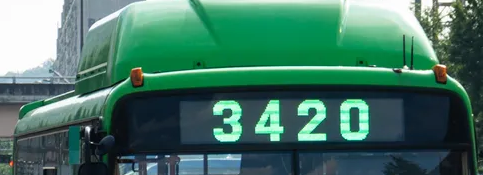
#> input picture 시각장애인을 위한 경로 안내/주차별 진행 사항/이미지 OCR 확인(1주차)/numbus.png, 483 x 175 px
$ jupyter execute --allow-errors 'image CV_tesseract.ipynb'
#> lines starting #> are read from the running program, lines starting #| are printed output that depends on the picture; after the words box and inside, x2 and y2 are one past the last pixel; in counts of white or black regions, pixels touching at a corner belong together
[cell 1]
import cv2
import numpy as np
import matplotlib.pyplot as plt
import pytesseract  # 글자 인식(사진에서 번호판 숫자 추출)
plt.style.use('dark_background')

[cell 2]
img_ori = cv2.imread('numbus.png')
#> img_ori is the input picture: shape (175, 483, 3); mean B, G, R 101.6, 116.9, 69.1

height, width, channel = img_ori.shape
#> height = 175; width = 483; channel = 3

plt.figure(figsize=(12, 10))
plt.imshow(img_ori,cmap='gray')
print(height, width, channel)
#| 175 483 3

[cell 3]
gray = cv2.cvtColor(img_ori, cv2.COLOR_BGR2GRAY)
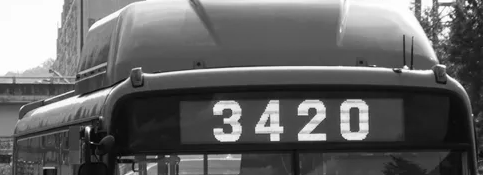
#> gray: shape (175, 483); min 1, max 255, mean 100.8
plt.figure(figsize=(12,10))
plt.imshow(gray, cmap='gray')

[cell 4]
img_blurred = cv2.GaussianBlur(gray, ksize=(5, 5), sigmaX=0)
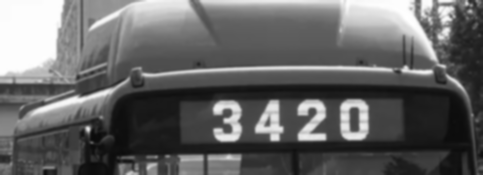
#> img_blurred: shape (175, 483); min 11, max 255, mean 100.9

img_blur_thresh = cv2.adaptiveThreshold(
    img_blurred,
    maxValue=255.0,
    adaptiveMethod=cv2.ADAPTIVE_THRESH_GAUSSIAN_C,
    thresholdType=cv2.THRESH_BINARY_INV,
    blockSize=19,
    C=9
)
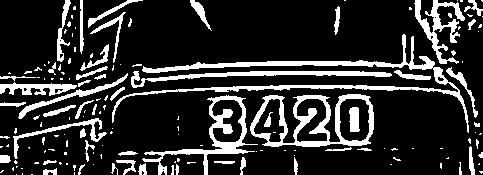
#> img_blur_thresh: shape (175, 483); 18.2% white; 157 white regions (104 under 20 px), largest, box (x1, y1, x2, y2) and area: (112, 34, 469, 133) 3059, (250, 94, 374, 147) 2233, (142, 95, 258, 175) 1588

[cell 5]
img_thresh = cv2.adaptiveThreshold(
    gray,
    maxValue=255.0,
    adaptiveMethod=cv2.ADAPTIVE_THRESH_GAUSSIAN_C,
    thresholdType=cv2.THRESH_BINARY_INV,
    blockSize=19,
    C=9
)
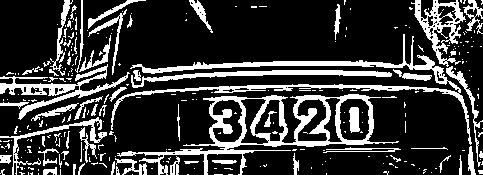
#> img_thresh: shape (175, 483); 21.8% white; 288 white regions (224 under 20 px)

[cell 6]
plt.figure(figsize=(40,40))
plt.subplot(1,2,1)
plt.title('Threshold only')
plt.imshow(img_thresh, cmap='gray')
plt.subplot(1,2,2)
plt.title('Blur and Threshold')
plt.imshow(img_blur_thresh, cmap='gray')

[cell 7]
contours, _ = cv2.findContours(
    img_blur_thresh,
    mode=cv2.RETR_LIST,
    method=cv2.CHAIN_APPROX_SIMPLE
)
#> contours = 169 contours, 120 with area under 20; largest, box (x1, y1, x2, y2) and area: (250, 94, 374, 147) 4646, (112, 34, 469, 133) 2280, (142, 95, 258, 175) 2142, (339, 98, 370, 142) 1174, (211, 99, 243, 143) 906
contours2, _ = cv2.findContours(
    img_blur_thresh,
    mode=cv2.RETR_LIST,
    method=cv2.CHAIN_APPROX_SIMPLE
)
#> contours2 has the same summary as contours
temp_result = np.zeros((height, width, channel), dtype=np.uint8)
#> (the rest of this cell did not finish here and is left out)

[cell 8]
temp_result = np.zeros((height, width, channel), dtype=np.uint8)

contours_dict = []

for contour in contours:
    x, y, w, h = cv2.boundingRect(contour)
    cv2.rectangle(temp_result, pt1=(x,y), pt2=(x+w, y+h), color=(255,255,255), thickness=2)

    contours_dict.append({
        'contour': contour,
        'x': x,
        'y': y,
        'w': w,
        'h': h,
        'cx': x + (w / 2),
        'cy': y + (h / 2)
    })
#> this loop made 169 passes
#> (x, y, w, h) on passes 2, 8, 12: (16, 174, 1, 1), (43, 168, 14, 7), (171, 165, 3, 10)
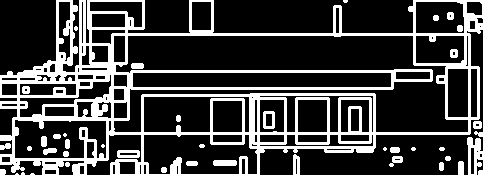
#> temp_result: shape (175, 483, 3); 24.6% white; 43 white regions (9 under 20 px), largest, box (x1, y1, x2, y2) and area: (0, 0, 483, 175) 18484, (467, 137, 483, 175) 368, (117, 150, 140, 158) 146
#> after the loop, contours_dict = 169 items

plt.figure(figsize=(12,10))
plt.imshow(temp_result, cmap='gray')

[cell 9]
MIN_AREA = 200 # 영역의 최소 면적
MIN_WIDTH, MIN_HEIGHT= 10, 20 # 최소 높이 최소 너비
MIN_RATIO, MAX_RATIO = 0.5, 1 # 너비/높이 의 비율 범위
possible_contours = []

cnt = 0
for d in contours_dict:
    area = d['w'] * d['h']
    ratio = d['w'] / d['h']

    if area > MIN_AREA \
    and d['w'] > MIN_WIDTH and d['h'] > MIN_HEIGHT \
    and MIN_RATIO < ratio < MAX_RATIO:
        d['idx'] = cnt
        cnt += 1
        possible_contours.append(d)
#> this loop made 169 passes
#> (area, ratio) on passes 8, 12, 15, 17, 20, 21, 23, 27, 29, 30, 34, 35: (98, 2), (30, 0.3), (44, 0.364), (77, 0.636), (108, 0.75), (84, 0.583), (39, 0.231), (63, 7), (300, 1.33), (70, 2.8), (32, 2), (72, 0.222)
#> after the loop, cnt = 8; possible_contours = 8 items

temp_result = np.zeros((height, width, channel), dtype = np.uint8) # np.uint8 8비트 양수 0~255

for d in possible_contours:
    cv2.rectangle(temp_result, pt1=(d['x'], d['y']), pt2=(d['x']+d['w'], d['y']+d['h']), color=(255, 255, 255), thickness=2)
#> this loop made 8 passes
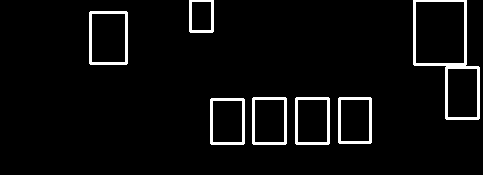
#> temp_result: shape (175, 483, 3); 4.4% white; 7 white regions, largest, box (x1, y1, x2, y2) and area: (413, 0, 480, 120) 1128, (89, 11, 128, 65) 518, (252, 97, 287, 145) 458
plt.figure(figsize=(12, 10))
plt.imshow(temp_result, cmap='gray')

[cell 10]
MAX_DIAG_MULTIPLYER = 5
MAX_ANGLE_DIFF = 12.0
MAX_AREA_DIFF = 0.5
MAX_WIDTH_DIFF = 0.8
MAX_HEIGHT_DIFF = 0.2
MIN_N_MATCHED = 3

def find_chars(contour_list):
    matched_result_idx = []

    for d1 in contour_list:
        matched_contours_idx = []
        for d2 in contour_list:
            if d1['idx'] == d2['idx']:
                continue

            dx = abs(d1['cx'] - d2['cx']) # contour 영역의 중심좌표 차
            dy = abs(d1['cy'] - d2['cy'])

            diagonal_length1 = np.sqrt(d1['w'] ** 2 + d1['h'] ** 2)//2

            distance = np.linalg.norm(np.array([d1['cx'], d1['cy']]) - np.array([d2['cx'], d2['cy']]))
            if dx == 0:
                angle_diff = 90
            else:
                angle_diff = np.degrees(np.arctan(dy / dx))
            area_diff = abs(d1['w'] * d1['h'] - d2['w'] * d2['h']) / (d1['w'] * d1['h'])
            width_diff = abs(d1['w'] - d2['w']) / d1['w']
            height_diff = abs(d1['h'] - d2['h']) / d1['h']

            if distance < diagonal_length1 * MAX_DIAG_MULTIPLYER \
            and angle_diff < MAX_ANGLE_DIFF and area_diff < MAX_AREA_DIFF \
            and width_diff < MAX_WIDTH_DIFF and height_diff < MAX_HEIGHT_DIFF:
                matched_contours_idx.append(d2['idx'])

        matched_contours_idx.append(d1['idx'])

        if len(matched_contours_idx) < MIN_N_MATCHED:
            continue

        matched_result_idx.append(matched_contours_idx)

        unmatched_contour_idx = []
        for d4 in contour_list:
            if d4['idx'] not in matched_contours_idx:
                unmatched_contour_idx.append(d4['idx'])

        unmatched_contour = np.take(possible_contours, unmatched_contour_idx)

        recursive_contour_list = find_chars(unmatched_contour)

        for idx in recursive_contour_list:
            matched_result_idx.append(idx)

        break
#> this loop made 1 pass
#> after the loop, matched_result_idx = [[1, 2, 3, 0]]

    return matched_result_idx

result_idx = find_chars(possible_contours)
#> result_idx = [[1, 2, 3, 0]]

matched_result = []
for idx_list in result_idx:
    matched_result.append(np.take(possible_contours, idx_list))
#> this loop made 1 pass
#> after the loop, matched_result = 1 item

temp_result = np.zeros((height, width, channel), dtype=np.uint8)
#> temp_result: shape (175, 483, 3); every value is 0
box_x1,box_y1=width,height
#> box_x1 = 483; box_y1 = 175
box_x2,box_y2=0,0
for r in matched_result:
    for d in r:
        cv2.rectangle(temp_result, pt1=(d['x'], d['y']), pt2=(d['x']+d['w'], d['y']+d['h']), color=(255,255,255), thickness=2)
        if box_x1>d['x']:
            box_x1=d['x']
        if box_x2<d['x']+d['w']:
            box_x2=d['x']+d['w']
        if box_y1 > d['y']:
            box_y1=d['y']
        if box_y2<d['y']+d['h']:
            box_y2=d['y']+d['h']
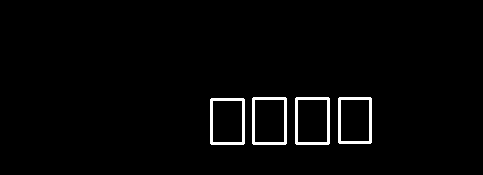
#> temp_result: shape (175, 483, 3); 2.1% white; 4 white regions, box (x1, y1, x2, y2) and area: (252, 97, 287, 145) 458, (295, 97, 330, 145) 458, (210, 98, 245, 145) 452, (338, 97, 372, 144) 446
#> after the loop, box_x1 = 211; box_x2 = 370; box_y1 = 98; box_y2 = 143

plt.figure(figsize=(12, 10))
plt.imshow(temp_result, cmap='gray')

[cell 11]
roi =  img_ori[box_y1-10:box_y2+10, box_x1-10:box_x2+10]
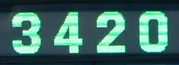
#> roi: shape (65, 179, 3); mean B, G, R 99.1, 106.3, 62
plt.figure(figsize=(12, 10))
plt.imshow(roi, cmap='gray')
plt.show()

$ run again, with 시각장애인을 위한 경로 안내/주차별 진행 사항/이미지 OCR 확인(1주차)/bus.png copied over 시각장애인을 위한 경로 안내/주차별 진행 사항/이미지 OCR 확인(1주차)/numbus.png
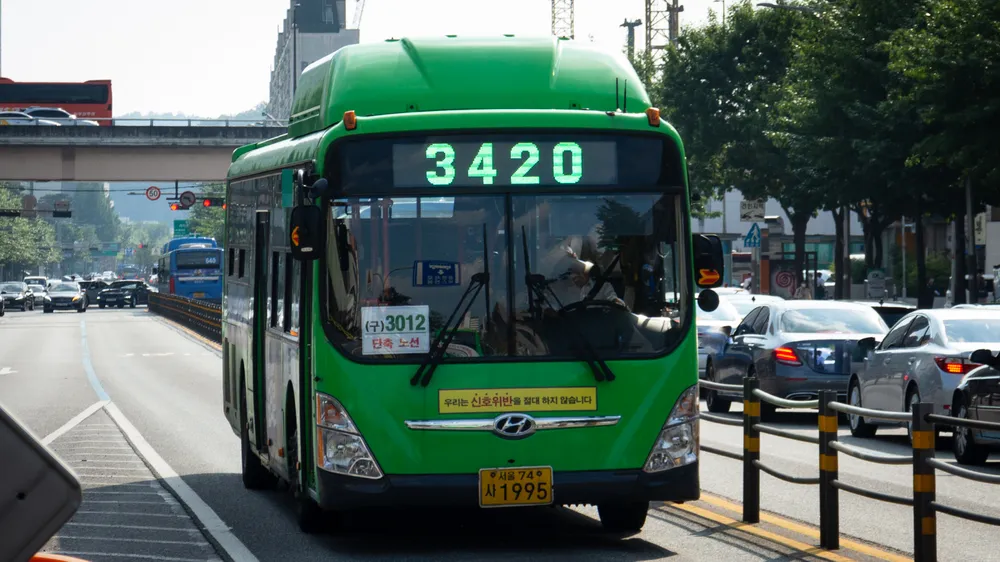
#> input picture 시각장애인을 위한 경로 안내/주차별 진행 사항/이미지 OCR 확인(1주차)/bus.png, 1000 x 562 px
#> img_ori is the input picture: shape (562, 1000, 3); mean B, G, R 96.8, 102.5, 84.9
#| 562 1000 3
#> img_blur_thresh: shape (562, 1000); 16.9% white; 1082 white regions (678 under 20 px), largest, box (x1, y1, x2, y2) and area: (549, 354, 935, 562) 9128, (695, 180, 902, 312) 4269, (325, 77, 682, 176) 3059
#> img_thresh: shape (562, 1000); 20.8% white; 2685 white regions (2234 under 20 px)
#> contours = 1162 contours, 811 with area under 20; largest, box (x1, y1, x2, y2) and area: (549, 354, 935, 562) 17810, (405, 384, 620, 421) 5124, (319, 223, 490, 365) 5080, (463, 137, 587, 190) 4646, (438, 386, 598, 415) 3769
#> contours2 has the same summary as contours
#> the loop `for contour in contours:` made 1162 passes
#> (x, y, w, h) on passes 3, 7, 8: (884, 560, 4, 2), (129, 558, 24, 4), (34, 558, 31, 4)
#> after the loop `for contour in contours:`:
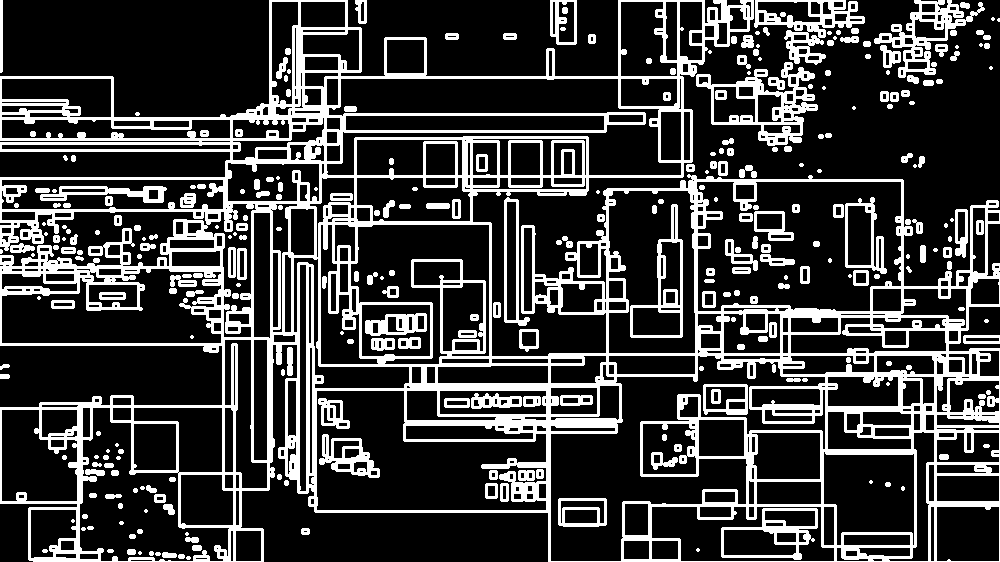
#> temp_result: shape (562, 1000, 3); 23.3% white; 313 white regions (65 under 20 px), largest, box (x1, y1, x2, y2) and area: (0, 0, 1000, 562) 96305, (696, 62, 818, 146) 3018, (754, 0, 865, 65) 2254
#> after the loop `for contour in contours:`: contours_dict = 1162 items
#> the loop `for d in contours_dict:` made 1162 passes
#> (area, ratio) on passes 7, 8, 11, 12, 13, 22, 23, 28: (96, 6), (124, 7.75), (84, 2.33), (56, 3.5), (24, 1.5), (360, 5.62), (49, 1), (126, 1.56)
#> after the loop `for d in contours_dict:`: cnt = 25; possible_contours = 25 items
#> the loop `for d in possible_contours:` made 25 passes
#> the loop in find_chars, `for d1 in contour_list:` made 15 passes
#> after the loop in find_chars, `for d1 in contour_list:`: matched_result_idx = [[15, 16, 17, 14]]
#> the loop `for idx_list in result_idx:` made 1 pass
#> after the loop `for idx_list in result_idx:`: matched_result = 1 item
#> the loop `for r in matched_result:` made 1 pass
#> after the loop `for r in matched_result:`:
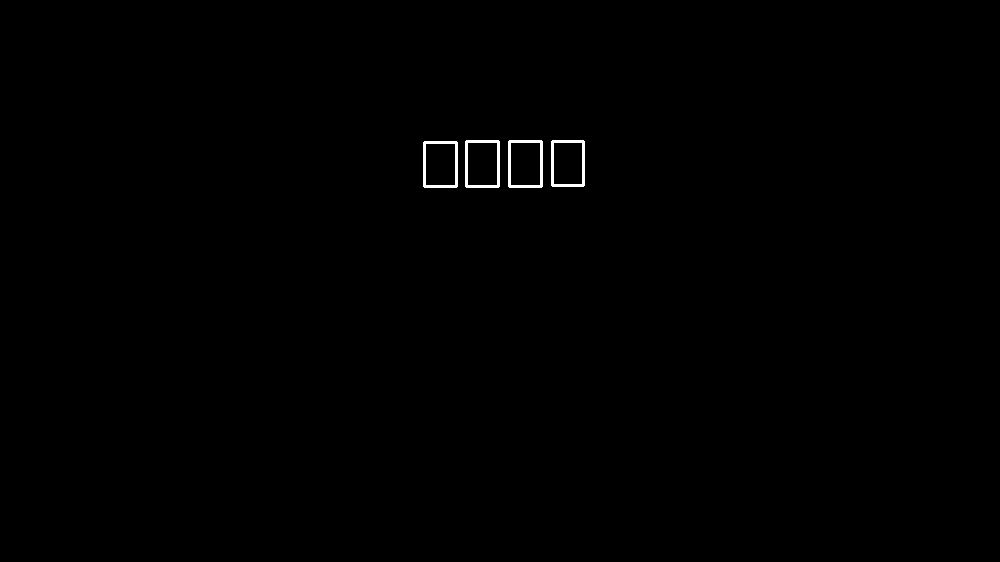
#> temp_result: shape (562, 1000, 3); 0.32% white; 4 white regions, box (x1, y1, x2, y2) and area: (465, 140, 500, 188) 458, (508, 140, 543, 188) 458, (423, 141, 458, 188) 452, (551, 140, 585, 187) 446
#> after the loop `for r in matched_result:`: box_x1 = 424; box_x2 = 583; box_y1 = 141; box_y2 = 186
